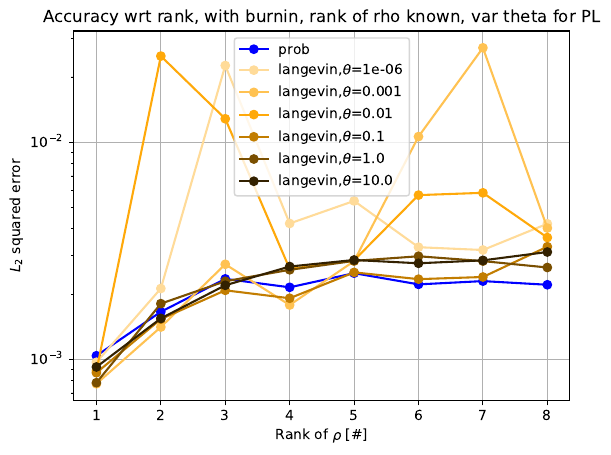

This figure's Python source:
import sys
import pickle
sys.path.append("../../")

import numpy as np
import matplotlib.pyplot as plt
from src.utils import compute_error
from src.metropolis_hastings import run_MH
from src.proj_langevin import run_PL, gen_init_point
from src.data_generation import generate_data
from src.utils import dump_run_information, dump_run_information_from_tensors
from src.plotting import lighten_color

"""
Plot the accuracy of langevin vs prob wrt the rank of rho, with its rank assumed known.
This means that r = rank(rho) for langevin. Here, we want to see how the result changes when theta changes for langevin.

"""
def run_experiment(savefig=True):
    test_run = False
    savefig = not test_run
    seed = 0
    n = 3
    d = 2**n
    n_meas = d * d
    n_shots = 2000
    n_iter = 5000
    n_burnin = 1000
    eta_shots_indep = 0.005
    thetas_pl = [1e-6,  1e-3, 1e-2, 1e-1, 1e0, 1e1]
    rho_ranks = range(1, d+1)
    n_samples = 10
    accs_prob = np.zeros((len(thetas_pl), d, n_samples))
    accs_pl = np.zeros((len(thetas_pl), d, n_samples))
    saved_res_prob = np.zeros((d, n_samples))
    for i, theta_pl in enumerate(thetas_pl):            
        for j, rho_rank in enumerate(rho_ranks):
            for k in range(n_samples):
                # k,i,j -> j + n_samples * i + len(shots) * n_samples * k
                # i,j,k -> 
                # curr_seed = seed + i*n_samples + j
                if theta_pl < 1e-3:
                    eta_shots_indep = 0.0005
                else:
                    eta_shots_indep = 0.005
                curr_seed = seed + k + n_samples * j + n_samples * len(rho_ranks) * i
                print(curr_seed)
                rho_true, As, y_hat = generate_data(n, n_meas, n_shots, rho_type=rho_rank, seed=curr_seed)
                init_point_MH = gen_init_point(d, d)
                # We know the rank of rho, hence we use r = rank(rho)
                init_point_PL = gen_init_point(d, rho_rank)
                As_flat = np.zeros((n_meas, 2**n * 2**n), dtype = np.complex128)
                for l in range(n_meas):
                    As_flat[l,:] = As[:,:,l].flatten(order="C")
                if i == 0:
                    if not test_run:
                        _, rho_approx_prob, _ = run_MH(
                            n, n_meas, n_shots, rho_true, As_flat, y_hat, n_iter, n_burnin, seed=None, init_point=init_point_MH
                        )
                        err_prob = compute_error(rho_approx_prob, rho_true)
                    else:
                        err_prob = curr_seed + 1
                    saved_res_prob[j,k] = err_prob
                else:
                    err_prob = saved_res_prob[j,k]
                if not test_run:
                    _, rho_approx_pl, _ = run_PL(
                        n, n_meas, n_shots, rho_rank, As, y_hat, n_iter, n_burnin, seed=None, init_point=init_point_PL, eta_shots_indep=eta_shots_indep, theta=theta_pl
                    )
                    err_pl = compute_error(rho_approx_pl, rho_true)
                else:
                    err_pl = curr_seed + 2
                accs_prob[i,j,k] = err_prob
                accs_pl[i,j,k] = err_pl

    accs_pl_avg = accs_pl.mean(axis=2)
    accs_prob_avg = accs_prob.mean(axis=2)
    plt.figure()
    plt.grid()
    plt.semilogy(rho_ranks, accs_prob_avg[0], "-o", label="prob", c="blue")
    main_color_pl = "orange"
    colors_prob = [lighten_color(main_color_pl, amount=s) for s in np.linspace(1.6, 0.2, len(thetas_pl))]
    for i in range(len(thetas_pl)):
        plt.semilogy(rho_ranks, accs_pl_avg[i], "-o", label=rf"langevin,$\theta$={thetas_pl[i]}", c=colors_prob[i])

    plt.legend()
    plt.xlabel(r"Rank of $\rho$ [#]")
    plt.ylabel("$L_2$ squared error")
    plt.title("Accuracy wrt rank, with burnin, rank of rho known, var theta for PL")
    if savefig:    
        plt.savefig(f"rank_known_var_theta_pl.pdf", bbox_inches="tight")
    plt.show()
    plt.close()
    if savefig:
        filename = "rank_known_var_theta_pl"
        params = {"theta": thetas_pl, "d": list(rho_ranks), "samples": list(range(n_samples))}
        with open("accs_prob_" + filename + ".pkl", "wb") as f:
            pickle.dump(accs_prob, f)
        with open("accs_pl_" + filename + ".pkl", "wb") as f:
            pickle.dump(accs_pl, f)
        with open("params_" + filename + ".pkl", "wb") as f:
            pickle.dump(params, f)
        dump_run_information_from_tensors(accs_prob, accs_pl, params, filename)
if __name__ == "__main__":
    run_experiment()
